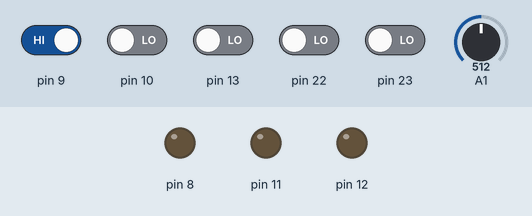
A sketch run on a simulated Arduino Uno, built with avr-gcc and run on an emulated ATmega328P. Shown: output pins drawn as LEDs (lit = HIGH). The test bench sets the inputs (shaded band); at power-on: pin 9 HIGH, pin 10, pin 13, pin 22, pin 23 LOW, A1 = 512.

Above: at 1.2 s.
1.3 s: pin 9 driven LOW
At 1.75 s:
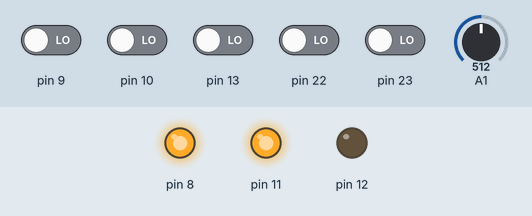
At 4.2 s:
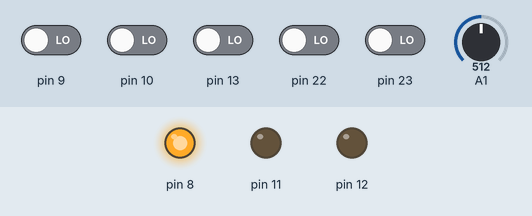
4.3 s: pin 9 driven HIGH
At 5.3 s:
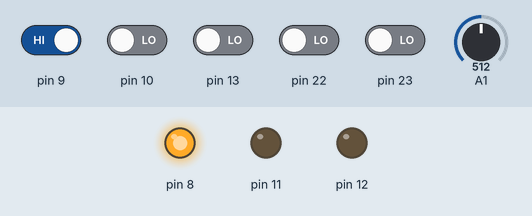
Timing chart, 0 to 7.3 s (numbered marks = the images above; inputs shaded):
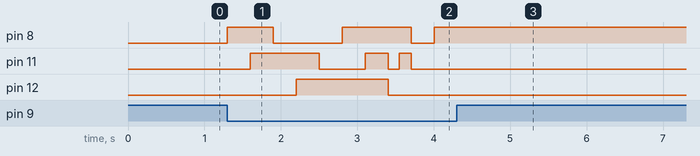

Measured:
- after the input at 1.3 s, pin 8: goes HIGH 0.60 s, LOW 0.90 s, HIGH 0.90 s, LOW 0.30 s, then HIGH, starting at once; pin 11: goes HIGH 0.90 s, LOW 0.60 s, HIGH 0.30 s, LOW 0.14 s, HIGH 0.16 s, then LOW, starting after 0.30 s; pin 12: LOW → HIGH after 0.90 s, → LOW 1.2 s later
- after the input at 4.3 s, pin 8: stops changing and stays HIGH; pin 11, pin 12: stops changing and stays LOW

The sketch:

moodqb.ino
```cpp
#define TOGGLE_DELAY_MS 300

#define R_PORT 0
#define G_PORT 4
#define B_PORT 3

#define ANALOG_IN 2   //PINS SIND IM LAYOUT FALSCH!
#define TOGGLE_IN 1

byte mode = 0;
long unsigned int runtime = 0;
long unsigned int last_toggle = 0;
long unsigned int last_change = 0;

unsigned int colorchange_delay_ms = 0;

byte free_run = 0;
byte change = 0;
//byte red_delay, green_delay, blue_delay;

void setup(){
	DDRB = 0b00011001;
  ADMUX = 0b00100001;
  ADCSRA |= 0b11000011; //Freerunning (BIT 6) Prescalar dicvision by 8 at 0:2
}

void loop(){
  ADCSRA |= (1 << ADSC);
	colorchange_delay_ms = map(ADCH, 0, 255, 10, 1000);
  byte input = PINB;
  runtime = millis();
	if(!(input & 2) && ((runtime - last_toggle) > TOGGLE_DELAY_MS)){
		last_toggle = runtime;
    if(free_run == 1){
      free_run = 0;
      mode = 0;
    }
    else if(mode == 7 && !free_run){
      free_run = 1;
      mode = 1;
    }
		else{
		  mode = (mode == 7) ? 0 : mode + 1;
		}
	}
	switch (mode) {
		case 0:
      PORTB &= 0b11100110;
      if(free_run && change){
        mode += 1;
        change = 0;
      }
		break;
		case 1:
      //ROT
      PORTB &= 0b11100111;
      PORTB |= 0b00000001;
      if(free_run && change){
        mode += 1;
        change = 0;
      }
		break;
    case 2:
      //GELB
      PORTB &= 0b11101111;
      PORTB |= 0b00001001;
      if(free_run && change){
        mode += 1;
        change = 0;
      }
    break;
		case 3:
      //GRÜN
      PORTB &= 0b11101110;
      PORTB |= 0b00001000;
      if(free_run && change){
        mode += 1;
        change = 0;
      }
		break;
    case 4:
      //CYAN
      PORTB &= 0b11111110;
      PORTB |= 0b00011000;
      if(free_run && change){
        change = 0;
        mode += 1;
      }
    break;
    case 5:
      //BLAU
      PORTB &= 0b11110110;
      PORTB |= 0b00010000;
      if(free_run && change){
        change = 0;
        mode += 1;
      }
    break;
    case 6:
      //MAGENTA
      PORTB &= 0b11110111;
      PORTB |= 0b00010001;
      if(free_run && change){
        change = 0;
        mode = 1;
      }
    break;
    case 7:
      //WEISS
      PORTB |= 0b00011001;
    break;
		default:
			mode = 0;
		break;
	}
  change = ((millis() - last_change) > colorchange_delay_ms) ? 1 : 0;
  if (change){
    last_change = millis();
  }
}
```
